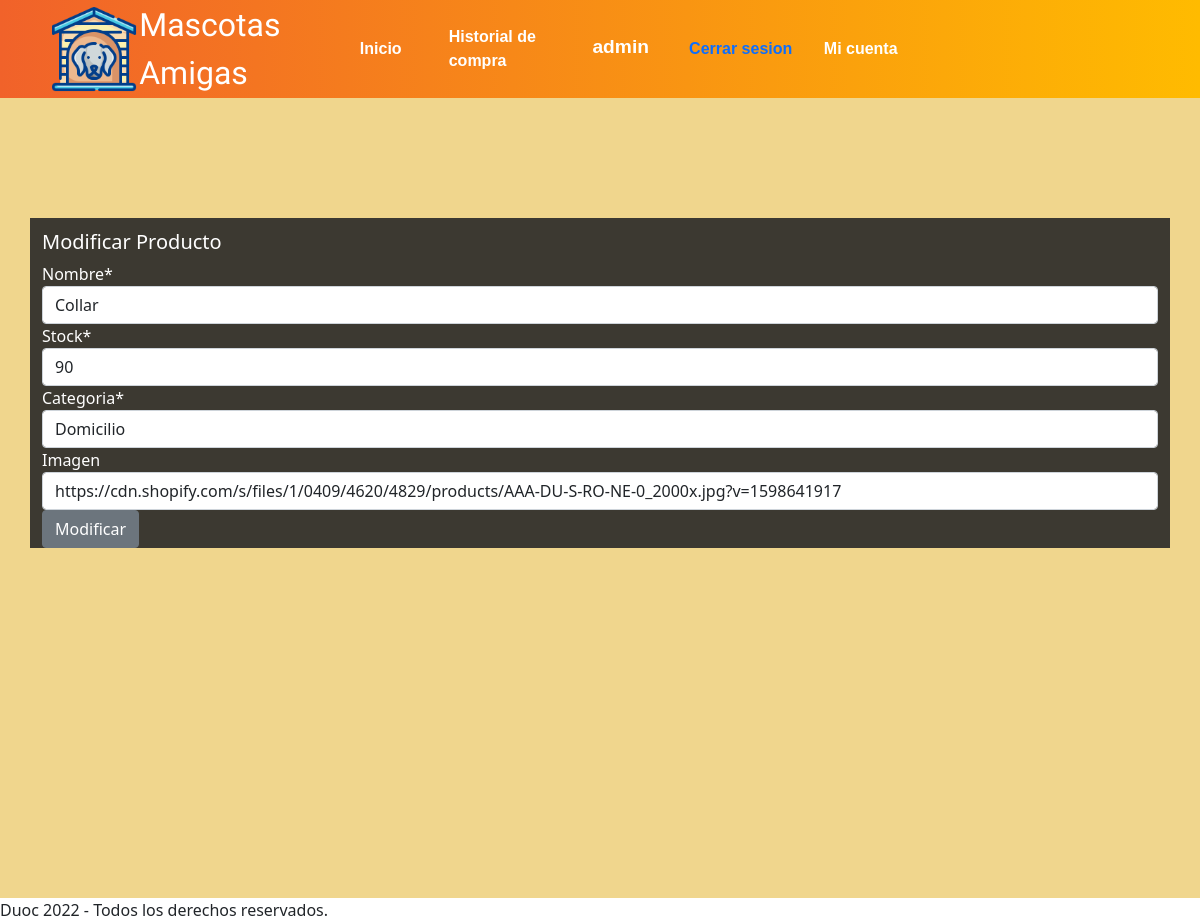
The app's page /modificarProducto/Collar (signed in), older data.
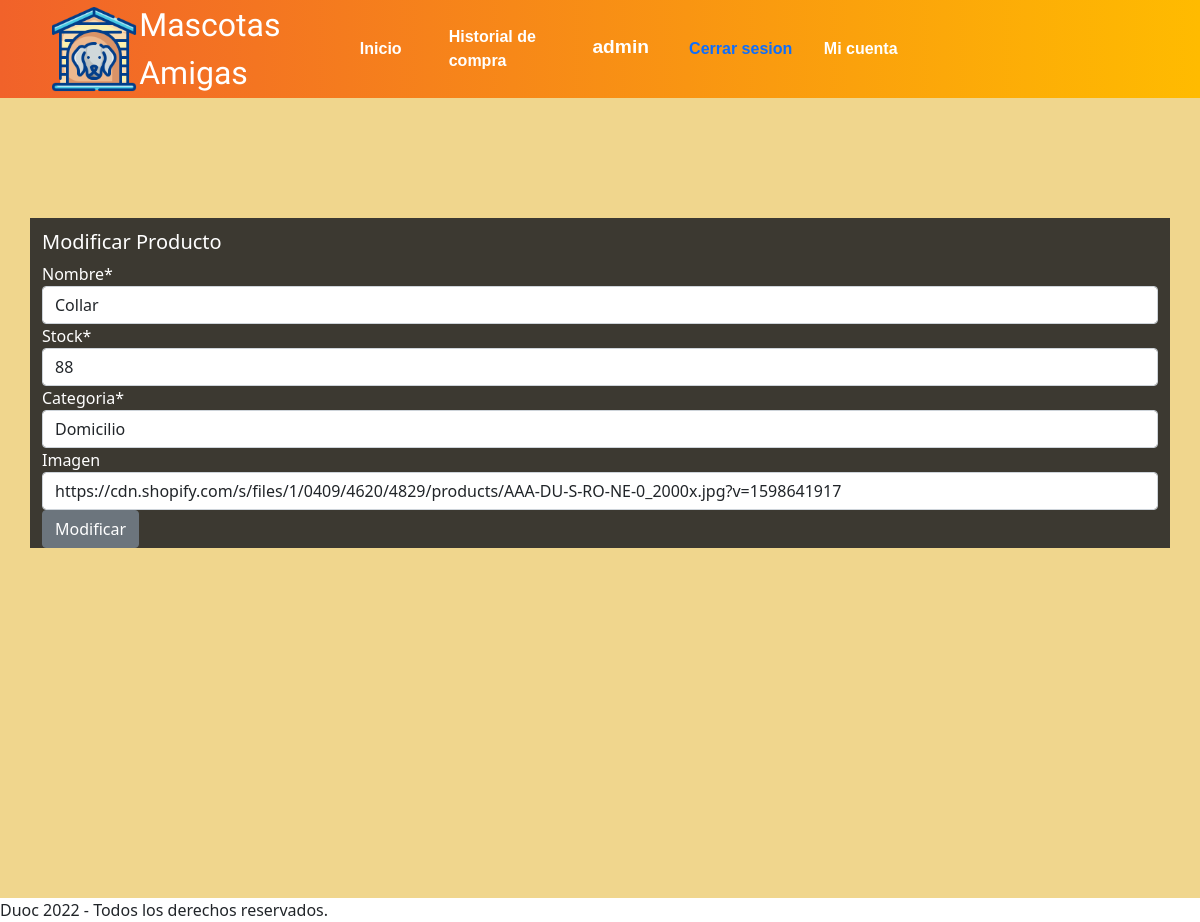
The same page, newer data.
### core/models.py (models this page shows, shortened)
class Producto(models.Model):
    nombre = models.CharField(primary_key=True, max_length=30)
    precio = models.IntegerField()
    stock = models.IntegerField()
    descuento = models.IntegerField(null=True)
    precio_final = models.IntegerField(null=True)
    categoria = models.ForeignKey(Categoria, on_delete=models.CASCADE)
    imagen = models.CharField(null=True, max_length=400,blank=True)

### core/views.py (the view)
# urls.py: path('modificarProducto/<id>', modificarProducto, name="modificarProducto"),
def modificarProducto(request, id):
    producto = Producto.objects.get(nombre=id)
    contexto = {'form': ProductoForm(instance=producto)}
    if request.method == "POST":
        producto = ProductoForm(request.POST, instance=producto)
        if producto.is_valid:
            producto.save()
            contexto["mensaje"] = "producto modificado!."
            contexto['form'] = producto
    return render(request, 'core/modificarProducto.html', contexto)

### core/forms.py
class ProductoForm(ModelForm):
    class Meta:
        model = Producto
        fields = ['nombre','stock','categoria','imagen']

### core/models.py (called while the page is built)
    def __str__(self) -> str:
        return self.nombreCategoria

### core/templates/core/modificarProducto.html (shortened to what this page needs)
{% extends 'core/template.html' %}
{% load static %}
{% load crispy_forms_tags %}
{% block contenido %}
<head>
    <link rel="stylesheet" href="{% static 'core/css/Crear.css' %}">
</head>
{% if not user.is_staff %}
<h5>Permisos insuficientes</h5>
<a href="{% url 'home' %}">volver</a>
{% else %}
<div class="cuerpo">
<div class="container">
    <h5>Modificar Producto</h5>
    <form action="" method="post">
        {{form|crispy}}
        <button type="submit" class="btn btn-secondary">Modificar</button>
    </form>
</div>
</div>
{% endif %}
{% endblock %}

Row changes from the older to the newer data that the page shows:
changed Producto "Collar": stock "90" → "88"
